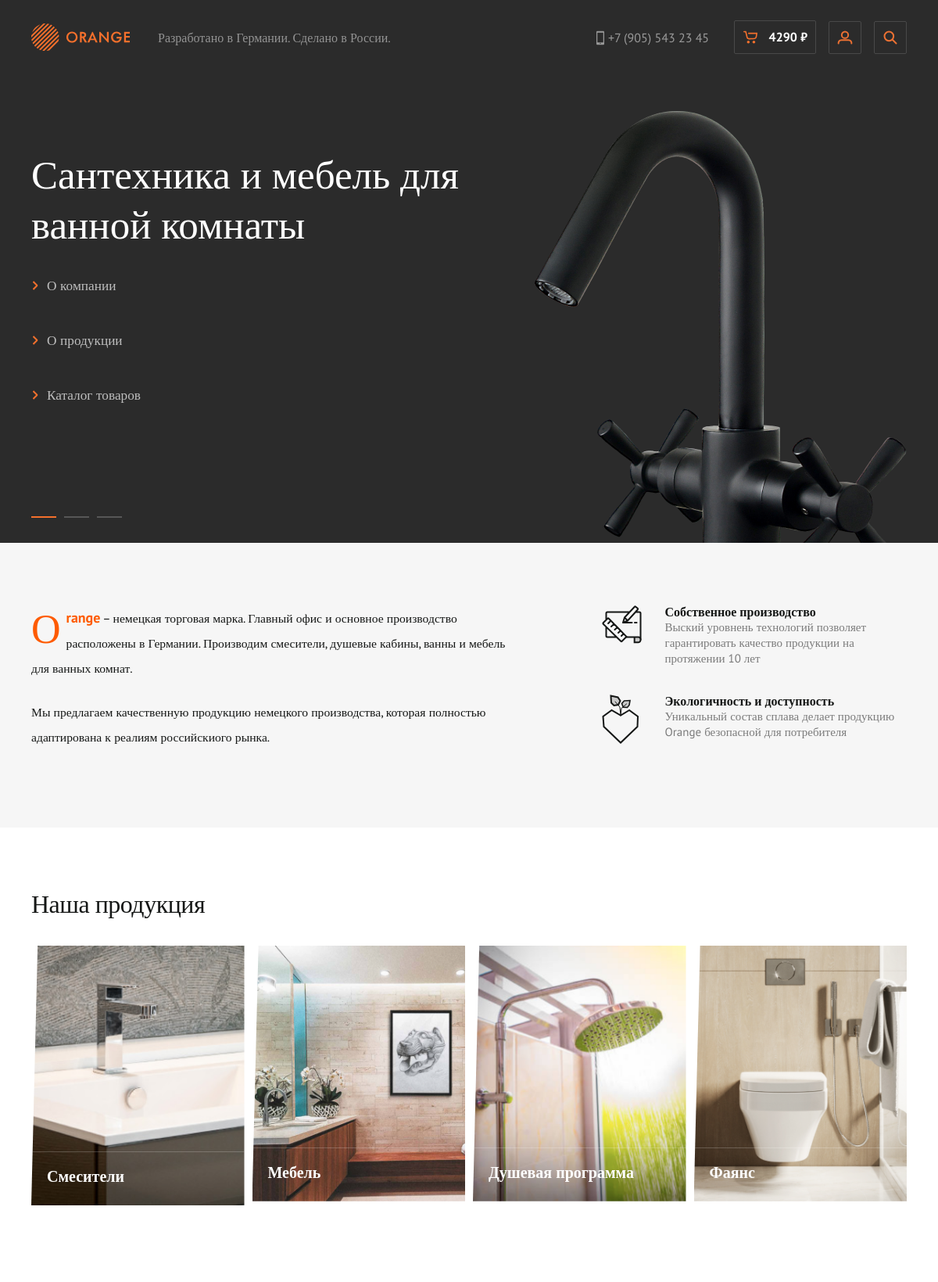
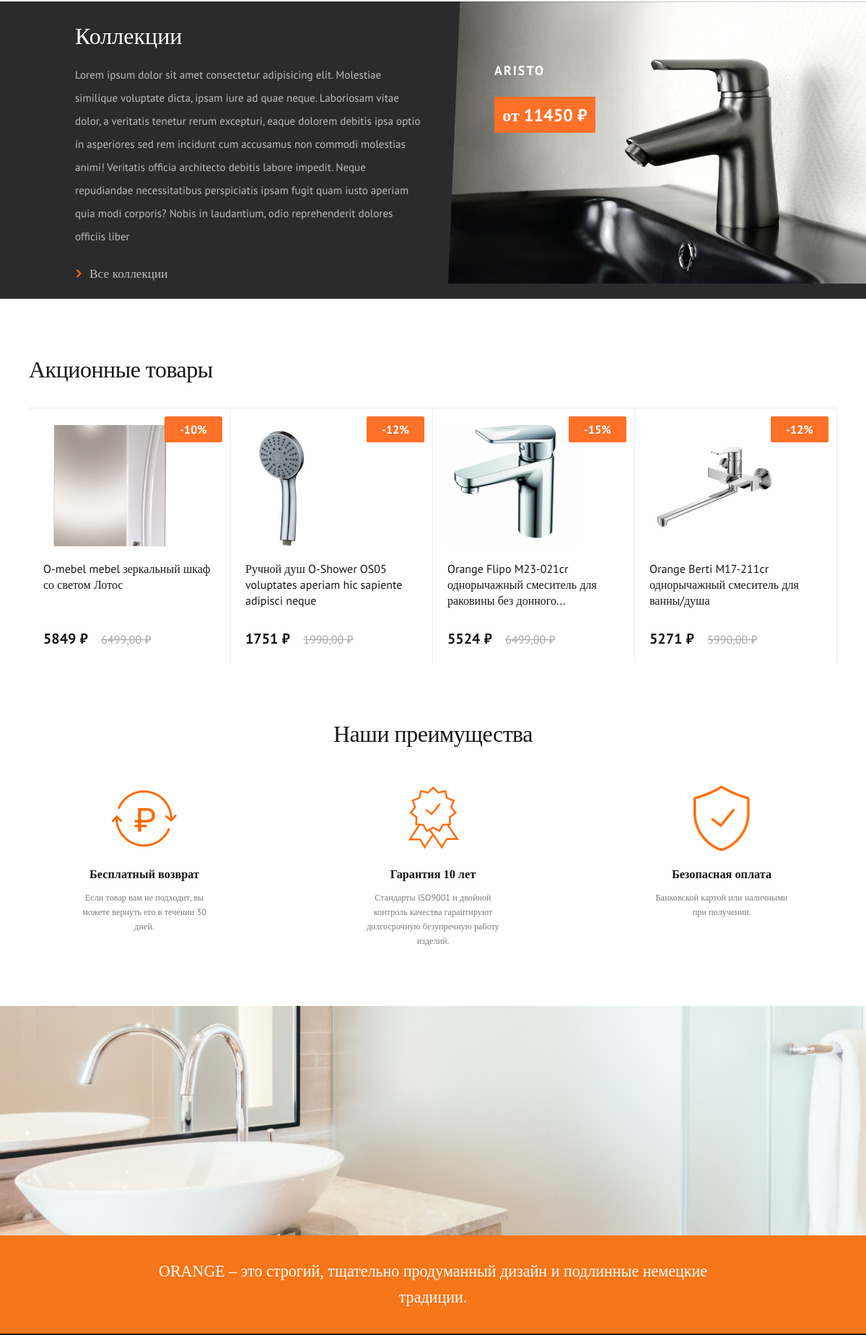
The page / (upper part) on the database its author committed (2 pictures, top to bottom).
### products/models.py (models this page shows, shortened)
class Category(MPTTModel):
    name = models.CharField(max_length=50,  unique=True, null=False, blank=False, verbose_name='Название категории')
    slug = models.SlugField(max_length=50, unique=True, null=False, blank=False, db_index=True, verbose_name='URL-категории')
    image = models.ImageField(upload_to="Categoty/", verbose_name='Фото категории')
    image2 = models.ImageField(upload_to="Categoty_2/" ,null=True, blank=True, verbose_name='Фото 2 категории')
    description = models.TextField(max_length=2000, unique=True, verbose_name='Описание категории')
    parent = TreeForeignKey(
        'self',
        related_name="children",
        on_delete=models.SET_NULL,
        null=True,
        blank=True
    )
    def get_absolute_url(self):
        return reverse('category', kwargs={'category_slug':self.slug})
    class MPTTMeta:
        order_insertion_by = ['name']
    class Meta:
        unique_together = [['parent', 'slug']]
        verbose_name = 'Категория товара'
        verbose_name_plural = 'Категории товаров'

class Collection(models.Model):
        name = models.CharField(max_length=50, unique=True, null=False, blank=False, verbose_name='Название колекции')
        description = models.TextField(max_length=500, null=False, blank=False, verbose_name='Описание колекции')
        slug = models.SlugField(max_length=50, unique=True, null=False, blank=False, db_index=True, verbose_name='URL-коллекции')
        year = models.CharField(max_length=4, null=False, blank=False, verbose_name='Год выпуска коллекции')
        image = models.ImageField(upload_to="Collection/", verbose_name='Фото коллекции', null=False, blank=False )
        class Meta:
            verbose_name = 'Коллекция товара'
            verbose_name_plural = 'Коллекция товаров'

class Product(models.Model):
    name = models.CharField(max_length=100, unique=True, null=False, blank=False, verbose_name='Название товара')
    slug = models.SlugField(max_length=100, unique=True, null=False, blank=False, db_index=True, verbose_name='URL-товара')
    short_description = models.TextField(max_length=500, unique=True, null=False, blank=False, verbose_name='Краткое описание товара')
    description = models.TextField(max_length=1000, unique=True, null=False, blank=False, verbose_name='Полное описание товара')
    promo = models.BooleanField(default=False, verbose_name='Акционный товар')
    image = models.ImageField(upload_to="Product/", verbose_name='Главное фото товара')
    price = models.DecimalField(default=0.00, max_digits=7, decimal_places=2, verbose_name='Цена')
    discount = models.DecimalField(default=0.00, max_digits=4, decimal_places=2, verbose_name='Скидка в %')
    quantity = models.PositiveIntegerField(default=0, verbose_name='Остаток')
    color = models.ManyToManyField(ColorProduct, related_name='color', verbose_name='Цвет товара')
    collection  = models.ForeignKey(Collection, on_delete=models.CASCADE, verbose_name="Коллекция")
    category = models.ForeignKey(Category, on_delete=models.CASCADE, verbose_name="Категория")
    time_create  = models.DateTimeField(auto_now_add=True, verbose_name='Дата создания товара')
    time_update = models.DateTimeField(auto_now=True, verbose_name='Дата обновления товара')
    equipment  = models.ManyToManyField(EquipmentProductInstance, related_name='equipment', verbose_name='Комплектация товара')
    advantages  = models.ManyToManyField(AdvantagesProduct,  related_name='advantages', verbose_name='Преимущества товара')
    connectionDiagram = models.ImageField(upload_to='connectionDiagram/', verbose_name='Схема подключения или монтажа')
    characteristics  = models.ManyToManyField(Characteristics, related_name='characteristics', verbose_name='Характеристики товара' )
    def sell_price(self):
        if self.discount:
            return round(self.price - (self.price*self.discount/100), 0)
        return self.price
    def get_absolute_url(self):
        return reverse_lazy('product', kwargs={'product_slug':self.slug})
    class Meta:
        verbose_name = 'Товар'
        verbose_name_plural = 'Товары'

### orangeMainApp/models.py (models this page shows, shortened)
class OurBenefits(models.Model):
    title = models.CharField(max_length=100, blank=False, null=False,verbose_name='Заголовок')
    description = models.TextField(max_length=1000, blank=False,null=False, verbose_name='Содержиние')
    image = models.ImageField(upload_to="OurBenefits/", verbose_name='Изображение')
    class Meta:
        verbose_name = 'Наше преимущество'
        verbose_name_plural =' Наши преимущества'

class PromoSectionBG(models.Model):
    title = models.CharField(max_length=100,blank=False, null=False,verbose_name='Заголовок')
    image = models.ImageField(upload_to="PromoSectionBG/", verbose_name='Изображение ссылки')
    class Meta:
        verbose_name = 'Фон для promo_section'
        verbose_name_plural ='Фон для promo_section'

### orangeMainApp/views.py (the view)
# urls.py: path('',Homepage.as_view(), name='home'),#Главная страница
class Homepage(TemplateView):
    template_name = 'orangeMainApp/index.html'
    def get_context_data(self, *, object_list=None, **kwargs):
        context = super().get_context_data(**kwargs)
        context['title'] = "Магазин сантехники Orange"
        return context

### orangeMainApp/templatetags/orangeMainApp_tag.py (called while the page is built)
@register.inclusion_tag('orangeMainApp/tags/our_products_cart_list.html')
def our_products_cart_list():
    cats_list = Category.objects.all()
    return {'cats_list': cats_list}

@register.inclusion_tag('orangeMainApp/tags/collection_info_section.html')
def collection_first():
    collection = Collection.objects.first()
    all_product  = collection.product_set.all()
    min_price = all_product.aggregate(Min("price"))
    return {'collection': collection, 'min_price':min_price['price__min']}

@register.inclusion_tag('orangeMainApp/tags/promo_product_list.html')
def product_promo_list():
    product_promo = Product.objects.filter(promo=True)[:4]
    return {'product_promo': product_promo}

@register.inclusion_tag('orangeMainApp/tags/our_benefits_list.html')
def our_benefits_list():
    our_benefits = OurBenefits.objects.all()
    return {'our_benefits': our_benefits}

@register.inclusion_tag('orangeMainApp/tags/promo_section.html')
def our_promo_list():
    sliders = PromoSectionBG.objects.all()
    return {'sliders': sliders}

### products/templatetags/products_tag.py (called while the page is built)
@register.inclusion_tag('products/tags/mobile_list_of_category.html')
def collection_list_product_mobile():
    category_list = Category.objects.all()
    return {'category_list': category_list}

### orangeMainApp/templates/orangeMainApp/index.html (shortened to what this page needs)
{% extends "base.html" %}
{% load mptt_tags %}
{% load static %}
{% load orangeMainApp_tag %}
{% block title_nav_block %}
<div class="title_nav_block">
	<p class="title_nav">
			Разработано в Германии. Сделано в России.
	</p>
</div>
{% endblock title_nav_block %}
{% block headerSlider %}
	{% include 'include/slider_header.html' %}
{% endblock headerSlider %}
{% block content %}
	<section class="title_info_section">
		{% include "include/about_us_templates.html" %}
		{% our_products_cart_list %}
	</section>
	<section class="collection_info_section">
		{% collection_first %}
	</section>
	<section class="promotional_goods_section">
		{% product_promo_list %}
	</section>
	<section class="our_benefits_section">
		{% our_benefits_list %}
	<section class="promo_section">
		{% our_promo_list %}
	</section>
{% endblock %}

### orangeMainApp/templates/orangeMainApp/tags/our_products_cart_list.html
{% load mptt_tags %}
<div class="our_products_main">
	<div class="our_products_block">
		<h2 class="h2_some_block_title_32_pb_35">Наша продукция</h2>
		<div class="our_products_cart_list">
			{% for cat in cats_list %}
			{% if cat.level == 0 %}
			<a href="{{ cat.get_absolute_url }}" class="products_category_link">
				<div class="products_category">
					<img src="{{ cat.image.url }}" alt="Фото товара"
						class="img_cat_product">
					<div class="products_category_name">
						<p>{{ cat.name }}</p>
					</div>
				</div>
			</a>
			{% endif %}
			{% endfor %}
		</div>
	</div>
</div>

### orangeMainApp/templates/orangeMainApp/tags/collection_info_section.html
{% load static %}
<div class="collection_dark_block">
	<div class="collection_dark_content">
		<h2 class="collection_info_title">Коллекции</h2>
		<p class="collection_info_content">
			{{ collection.description }}
		</p>
		<div class="all_collection_link_block">
			<ul class="slider_header_list">
				<li class="slider_header_items"><img src="{% static 'images/header/arrow_menu.svg' %}" alt=""><a href="#">Все
						коллекции</a>
				</li>
		</div>
	</div>
</div>
<div class="collection_img_block">
	<div class="collection_info">
		<h3 class="h3_18_white_pb_20">
			{{ collection.name }}
		</h3>
		<div class="price_cart">
			от {{ min_price }} ₽
		</div>
	</div>
	<img src="{{ collection.image.url }}" alt="Фон блока" class="bg_collection_block">
</div>

### orangeMainApp/templates/orangeMainApp/tags/promo_product_list.html
<div class="promotional_goods_block">
	<h2 class="h2_some_block_title_32_pb_35">
		Акционные товары
	</h2>
	<div class="promotional_goods_block_list">
		{% for product in product_promo %}
		<div class="promotional_goods_cart">
			<div class="discount_value">
				<p>-{{product.discount|floatformat}}%</p>
			</div>
			<img src="{{ product.image.url }}" alt="Фото">
			<p class="p16_Sans promotional_goods_cart_title">
				<a href="{{ product.get_absolute_url }}">
				{{ product.name }} {{product.short_description| truncatechars:50}}
				</a>
			</p>
			<div class="promotional_goods_cart_footer">
				<span class="promotional_goods_price">{{ product.sell_price }} &#8381</span>
				<s class="promotional_goods_old_price">{{ product.price }} &#8381</s>
			</div>
		</div>
		{% endfor %}
	</div>
</div>

### orangeMainApp/templates/orangeMainApp/tags/our_benefits_list.html
<div class="our_benefits_block">
	<h3 class="h2_32_center">Наши преимущества</h3>
	<div class="our_benefits_list">
		{% for benefits in our_benefits %}
		<div class="benefits_item">
			<div class="img_item_benefits">
				<img src="{{ benefits.image.url }}" alt="Фото">
			</div>
			<div>
				<p class="p20-16_p24_12">{{ benefits.title }}</p>
				<p class="p15_sans_grey">{{ benefits.description }}</p>
			</div>
		</div>
		{% endfor %}
		</div>
	</div>
</div>

### orangeMainApp/templates/orangeMainApp/tags/promo_section.html
<div id="carouselExampleSlidesOnly" class="carousel slide" data-ride="carousel">
	<div class="carousel-inner">
	{% for slide in sliders %}
		<div class="carousel-item  {% if forloop.counter0 == 0 %} active {% endif %} " data-interval="5000">
			<img src="{{ slide.image.url }}" class="d-block w-100 bg_img" alt="{{ slide.title }}">
		</div>
	{% endfor %}
	</div>
</div>
<div class="promo_section_block">
	<div class="promo_content">
		<h3 class="h3_28_white">ORANGE – это строгий, тщательно продуманный дизайн и подлинные немецкие традиции.</h3>
	</div>
</div>

### static/css/min_style.css (style rules this page uses)
* { padding: 0; margin: 0; border: 0; box-sizing: border-box; }
*,*:before,*:after { -moz-box-sizing: border-box; -webkit-box-sizing: border-box; box-sizing: border-box; }
html,body { height: 100%; width: 100%; font-size: 100%; line-height: 1; font-size: 14px; -ms-text-size-adjust: 100%; -moz-text-size-adjust: 100%; -webkit-text-size-adjust: 100%; font-family: Montserrat; font-weight: 500; color: rgba(37, 43, 66, 1); }
a, a:visited { text-decoration: none; }
ul { margin: 0; padding: 0; }
ul li { list-style: none;margin: 0;padding: 0; }
img { vertical-align: top; }
p { margin: 0; padding: 0; }
h1,h2,h3,h4,h5,h6 { font-size:inherit;font-weight: 400;margin: 0;padding: 0; }

### static/css/statick_style.css (style rules this page uses)
.h2_some_block_title_32_pb_35 { color: #151716; font-family: Orenburg; font-size: 32px; font-style: normal; font-weight: 400; line-height: 36px; letter-spacing: -0.5px; width: 100%; padding-bottom: 35px; }
.h3_18_white_pb_20 { color: #FFF; font-family: PT Sans; font-size: 18px; font-weight: 700; line-height: 32px; letter-spacing: 2px; text-transform: uppercase; padding-bottom: 20px; }
.p16_Sans { color: #151716; font-family: PT Sans; font-size: 16px; font-style: normal; font-weight: 400; line-height: 22px; }
.h2_32_center { color: var(--text-base, #151716); text-align: center; font-family: Orenburg; font-size: 32px; font-weight: 400; line-height: 36px; letter-spacing: -0.5px; }
.p20-16_p24_12 { color: var(--text-base, #151716); text-align: center; font-family: Orenburg; font-size: clamp(1rem, 0.9423rem + 0.2564vw, 1.25rem); font-style: normal; font-weight: 700; line-height: normal; padding: 24px 0px 12px; }
.p15_sans_grey { color: #7B7B7B; text-align: center; font-family: PT Sans; font-size: clamp(0.75rem, 0.7067rem + 0.1923vw, 0.9375rem); font-weight: 400; line-height: 20px; }
.h3_28_white { color: #FFF; text-align: center; font-family: Orenburg; font-size: clamp(1.25rem, 1.1346rem + 0.5128vw, 1.75rem); font-weight: 400; line-height: 36px; max-width: 763px; margin: 0px auto; }
.price_cart { width: 140px; color: #FFF; font-family: PT Sans; font-size: 24px; font-style: normal; font-weight: 700; line-height: 24px; padding: 14px 0px 12px; background-color: #FF7028; text-align: center; }

### static/css/mobile_style.css (style rules this page uses)
@media screen and (max-width: 1200px) { .title_nav { font-size: 16px; } }
@media screen and (max-width: 1200px) { .promo_content { padding: 32px 16px; top: -136px; } }
@media screen and (max-width: 1200px) { .collection_dark_content { padding-top: 30px; margin-right: 30px; } }
@media screen and (max-width: 1200px) { .all_collection_link_block { padding: 0; } }
@media screen and (max-width: 1200px) { .products_category { height: 100%; } }

### rows shown on the page
Category: image (picture), name "Смесители"
Category: image (picture), name "Мебель"
Category: image (picture), name "Душевая программа"
Category: image (picture), name "Фаянс"
Collection: description "Lorem ipsum dolor sit amet consectetur adipisicing elit. Molestiae similique voluptate dicta, ipsam iure ad quae neque. Laboriosam vitae dolor, a veritatis tenetur rerum excepturi, eaque dolorem debitis ipsa optio in asperiores sed rem incidunt cum accusamus non commodi molestias animi! Veritatis officia architecto debitis labore impedit. Neque repudiandae necessitatibus perspiciatis ipsam fugit quam iusto aperiam quia modi corporis? Nobis in laudantium, odio reprehenderit dolores officiis liber", name "ARISTO", image (picture)
Product: discount "10", image (picture), name "O-mebel", short_description "mebel зеркальный шкаф со светом Лотос", sell_price "5849", price "6499,00"
Product: discount "12", image (picture), name "Ручной душ O-Shower OS05", short_description "voluptates aperiam hic sapiente adipisci neque", sell_price "1751", price "1990,00"
Product: discount "15", image (picture), name "Orange Flipo M23-021cr", short_description "однорычажный смеситель для раковины без донного...", sell_price "5524", price "6499,00"
Product: discount "12", image (picture), name "Orange Berti M17-211cr", short_description "однорычажный смеситель для ванны/душа", sell_price "5271", price "5990,00"
OurBenefits: image (picture), title "Бесплатный возврат", description "Если товар вам не подходит, вы можете вернуть его в течении 30 дней."
OurBenefits: image (picture), title "Гарантия 10 лет", description "Стандарты ISO9001 и двойной контроль качества гарантируют долгосрочную безупречную работу изделий."
OurBenefits: image (picture), title "Безопасная оплата", description "Банковской картой или наличными при получении."
PromoSectionBG: image (picture)

### other values the page prints
{{ min_price }} "11450"
